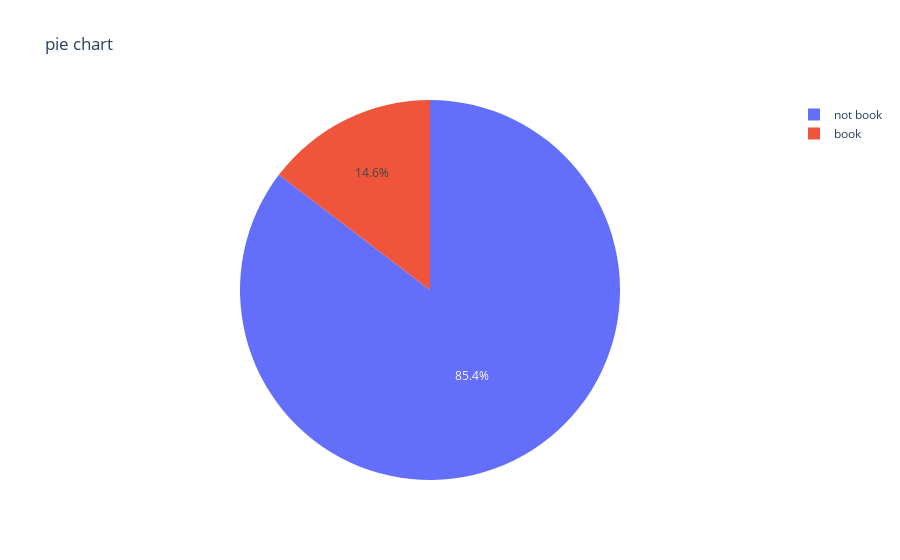

The cell this chart's notebook holds for it:
### Markdown cell above
### using plotly

### Code cell
x=df['book_table'].value_counts()
labels=['not book','book']
fig = px.pie(df,values=x,names=labels,title='pie chart')
fig.show()

### Figure 1 — Plotly figure (JSON) as saved in the notebook; plotly's stock layout.template omitted (floating-point values rounded to 4 significant figures)
{"data": [{"domain": {"x": [0, 1], "y": [0, 1]}, "hovertemplate": "label=%{label}<br>value=%{value}<extra></extra>", "labels": ["not book", "book"], "legendgroup": "", "name": "", "showlegend": true, "type": "pie", "values": [37509, 6433]}], "layout": {"legend": {"tracegroupgap": 0}, "title": {"text": "pie chart"}}}
